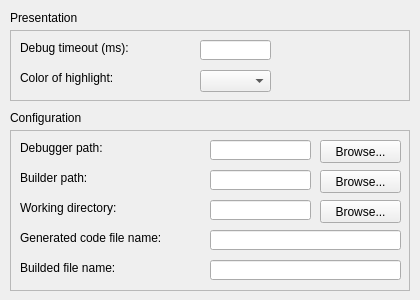
<?xml version="1.0" encoding="UTF-8"?>
<ui version="4.0">
 <class>preferencesDebuggerPage</class>
 <widget class="QWidget" name="preferencesDebuggerPage">
  <property name="geometry">
   <rect>
    <x>0</x>
    <y>0</y>
    <width>420</width>
    <height>300</height>
   </rect>
  </property>
  <widget class="QLabel" name="label_24">
   <property name="geometry">
    <rect>
     <x>10</x>
     <y>110</y>
     <width>400</width>
     <height>16</height>
    </rect>
   </property>
   <property name="text">
    <string>Configuration</string>
   </property>
  </widget>
  <widget class="QFrame" name="frame_7">
   <property name="geometry">
    <rect>
     <x>10</x>
     <y>30</y>
     <width>400</width>
     <height>71</height>
    </rect>
   </property>
   <property name="frameShape">
    <enum>QFrame::StyledPanel</enum>
   </property>
   <property name="frameShadow">
    <enum>QFrame::Raised</enum>
   </property>
   <widget class="QLabel" name="label_14">
    <property name="geometry">
     <rect>
      <x>10</x>
      <y>10</y>
      <width>171</width>
      <height>16</height>
     </rect>
    </property>
    <property name="text">
     <string>Debug timeout (ms):</string>
    </property>
   </widget>
   <widget class="QLineEdit" name="timeoutLineEdit">
    <property name="geometry">
     <rect>
      <x>190</x>
      <y>10</y>
      <width>71</width>
      <height>20</height>
     </rect>
    </property>
   </widget>
   <widget class="QLabel" name="label_15">
    <property name="geometry">
     <rect>
      <x>10</x>
      <y>40</y>
      <width>171</width>
      <height>16</height>
     </rect>
    </property>
    <property name="text">
     <string>Color of highlight:</string>
    </property>
   </widget>
   <widget class="QComboBox" name="colorComboBox">
    <property name="geometry">
     <rect>
      <x>190</x>
      <y>40</y>
      <width>71</width>
      <height>22</height>
     </rect>
    </property>
   </widget>
  </widget>
  <widget class="QLabel" name="label_16">
   <property name="geometry">
    <rect>
     <x>10</x>
     <y>10</y>
     <width>400</width>
     <height>16</height>
    </rect>
   </property>
   <property name="text">
    <string>Presentation</string>
   </property>
  </widget>
  <widget class="QFrame" name="frame_9">
   <property name="geometry">
    <rect>
     <x>10</x>
     <y>130</y>
     <width>400</width>
     <height>161</height>
    </rect>
   </property>
   <property name="frameShape">
    <enum>QFrame::StyledPanel</enum>
   </property>
   <property name="frameShadow">
    <enum>QFrame::Raised</enum>
   </property>
   <widget class="QLabel" name="label_18">
    <property name="geometry">
     <rect>
      <x>10</x>
      <y>10</y>
      <width>171</width>
      <height>16</height>
     </rect>
    </property>
    <property name="text">
     <string>Debugger path:</string>
    </property>
   </widget>
   <widget class="QLabel" name="label_21">
    <property name="geometry">
     <rect>
      <x>10</x>
      <y>40</y>
      <width>171</width>
      <height>16</height>
     </rect>
    </property>
    <property name="text">
     <string>Builder path:</string>
    </property>
   </widget>
   <widget class="QLabel" name="label_22">
    <property name="geometry">
     <rect>
      <x>10</x>
      <y>100</y>
      <width>171</width>
      <height>16</height>
     </rect>
    </property>
    <property name="text">
     <string>Generated code file name:</string>
    </property>
   </widget>
   <widget class="QLabel" name="label_23">
    <property name="geometry">
     <rect>
      <x>10</x>
      <y>130</y>
      <width>171</width>
      <height>16</height>
     </rect>
    </property>
    <property name="text">
     <string>Builded file name:</string>
    </property>
   </widget>
   <widget class="QLineEdit" name="debuggerPathLineEdit">
    <property name="geometry">
     <rect>
      <x>200</x>
      <y>10</y>
      <width>101</width>
      <height>20</height>
     </rect>
    </property>
   </widget>
   <widget class="QLineEdit" name="builderPathLineEdit">
    <property name="geometry">
     <rect>
      <x>200</x>
      <y>40</y>
      <width>101</width>
      <height>20</height>
     </rect>
    </property>
   </widget>
   <widget class="QLineEdit" name="codeFileNameLineEdit">
    <property name="geometry">
     <rect>
      <x>200</x>
      <y>100</y>
      <width>191</width>
      <height>20</height>
     </rect>
    </property>
   </widget>
   <widget class="QLineEdit" name="buildedFileNameLineEdit">
    <property name="geometry">
     <rect>
      <x>200</x>
      <y>130</y>
      <width>191</width>
      <height>20</height>
     </rect>
    </property>
   </widget>
   <widget class="QPushButton" name="browseDebPathButton">
    <property name="geometry">
     <rect>
      <x>310</x>
      <y>10</y>
      <width>81</width>
      <height>23</height>
     </rect>
    </property>
    <property name="text">
     <string>Browse...</string>
    </property>
   </widget>
   <widget class="QPushButton" name="builderPathButton">
    <property name="geometry">
     <rect>
      <x>310</x>
      <y>40</y>
      <width>81</width>
      <height>23</height>
     </rect>
    </property>
    <property name="text">
     <string>Browse...</string>
    </property>
   </widget>
   <widget class="QLabel" name="label_25">
    <property name="geometry">
     <rect>
      <x>10</x>
      <y>70</y>
      <width>171</width>
      <height>16</height>
     </rect>
    </property>
    <property name="text">
     <string>Working directory:</string>
    </property>
   </widget>
   <widget class="QLineEdit" name="workDirLineEdit">
    <property name="geometry">
     <rect>
      <x>200</x>
      <y>70</y>
      <width>101</width>
      <height>20</height>
     </rect>
    </property>
   </widget>
   <widget class="QPushButton" name="workDirPushButton">
    <property name="geometry">
     <rect>
      <x>310</x>
      <y>70</y>
      <width>81</width>
      <height>23</height>
     </rect>
    </property>
    <property name="text">
     <string>Browse...</string>
    </property>
   </widget>
  </widget>
 </widget>
 <resources/>
 <connections/>
</ui>
